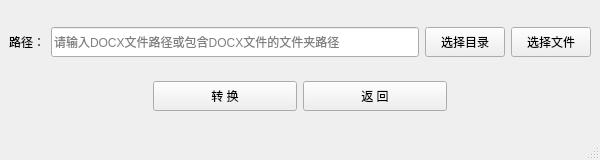
<?xml version="1.0" encoding="UTF-8"?>
<ui version="4.0">
 <class>Docx2PdfWin</class>
 <widget class="QMainWindow" name="Docx2PdfWin">
  <property name="geometry">
   <rect>
    <x>0</x>
    <y>0</y>
    <width>600</width>
    <height>160</height>
   </rect>
  </property>
  <property name="windowTitle">
   <string>DOCX转PDF</string>
  </property>
  <property name="windowIcon">
   <iconset resource="doc.qrc">
    <normaloff>:/logo/acbel-1.jpg</normaloff>:/logo/acbel-1.jpg</iconset>
  </property>
  <widget class="QWidget" name="centralwidget">
   <layout class="QGridLayout" name="gridLayout_2">
    <item row="0" column="0">
     <layout class="QGridLayout" name="gridLayout">
      <item row="0" column="1">
       <widget class="QLineEdit" name="textEdit_docx">
        <property name="sizePolicy">
         <sizepolicy hsizetype="Expanding" vsizetype="Fixed">
          <horstretch>0</horstretch>
          <verstretch>0</verstretch>
         </sizepolicy>
        </property>
        <property name="minimumSize">
         <size>
          <width>360</width>
          <height>30</height>
         </size>
        </property>
        <property name="placeholderText">
         <string>请输入DOCX文件路径或包含DOCX文件的文件夹路径</string>
        </property>
       </widget>
      </item>
      <item row="0" column="2">
       <widget class="QPushButton" name="btn_docxdir">
        <property name="minimumSize">
         <size>
          <width>0</width>
          <height>30</height>
         </size>
        </property>
        <property name="text">
         <string>选择目录</string>
        </property>
       </widget>
      </item>
      <item row="0" column="0">
       <widget class="QLabel" name="label">
        <property name="minimumSize">
         <size>
          <width>0</width>
          <height>30</height>
         </size>
        </property>
        <property name="text">
         <string>路径：</string>
        </property>
       </widget>
      </item>
      <item row="0" column="3">
       <widget class="QPushButton" name="button_docxfile">
        <property name="minimumSize">
         <size>
          <width>0</width>
          <height>30</height>
         </size>
        </property>
        <property name="text">
         <string>选择文件</string>
        </property>
       </widget>
      </item>
     </layout>
    </item>
    <item row="1" column="0">
     <layout class="QHBoxLayout" name="horizontalLayout">
      <item>
       <spacer name="horizontalSpacer">
        <property name="orientation">
         <enum>Qt::Orientation::Horizontal</enum>
        </property>
        <property name="sizeHint" stdset="0">
         <size>
          <width>40</width>
          <height>20</height>
         </size>
        </property>
       </spacer>
      </item>
      <item>
       <widget class="QPushButton" name="btn_docx2pdf">
        <property name="sizePolicy">
         <sizepolicy hsizetype="Expanding" vsizetype="Fixed">
          <horstretch>0</horstretch>
          <verstretch>0</verstretch>
         </sizepolicy>
        </property>
        <property name="minimumSize">
         <size>
          <width>50</width>
          <height>30</height>
         </size>
        </property>
        <property name="text">
         <string>转 换</string>
        </property>
       </widget>
      </item>
      <item>
       <widget class="QPushButton" name="button_cancel">
        <property name="sizePolicy">
         <sizepolicy hsizetype="Expanding" vsizetype="Fixed">
          <horstretch>0</horstretch>
          <verstretch>0</verstretch>
         </sizepolicy>
        </property>
        <property name="minimumSize">
         <size>
          <width>50</width>
          <height>30</height>
         </size>
        </property>
        <property name="text">
         <string>返 回</string>
        </property>
       </widget>
      </item>
      <item>
       <spacer name="horizontalSpacer_2">
        <property name="orientation">
         <enum>Qt::Orientation::Horizontal</enum>
        </property>
        <property name="sizeHint" stdset="0">
         <size>
          <width>40</width>
          <height>20</height>
         </size>
        </property>
       </spacer>
      </item>
     </layout>
    </item>
   </layout>
  </widget>
  <widget class="QStatusBar" name="statusBar_docx"/>
 </widget>
 <resources>
  <include location="doc.qrc"/>
 </resources>
 <connections>
  <connection>
   <sender>button_cancel</sender>
   <signal>clicked()</signal>
   <receiver>Docx2PdfWin</receiver>
   <slot>close()</slot>
   <hints>
    <hint type="sourcelabel">
     <x>335</x>
     <y>101</y>
    </hint>
    <hint type="destinationlabel">
     <x>269</x>
     <y>79</y>
    </hint>
   </hints>
  </connection>
 </connections>
</ui>
